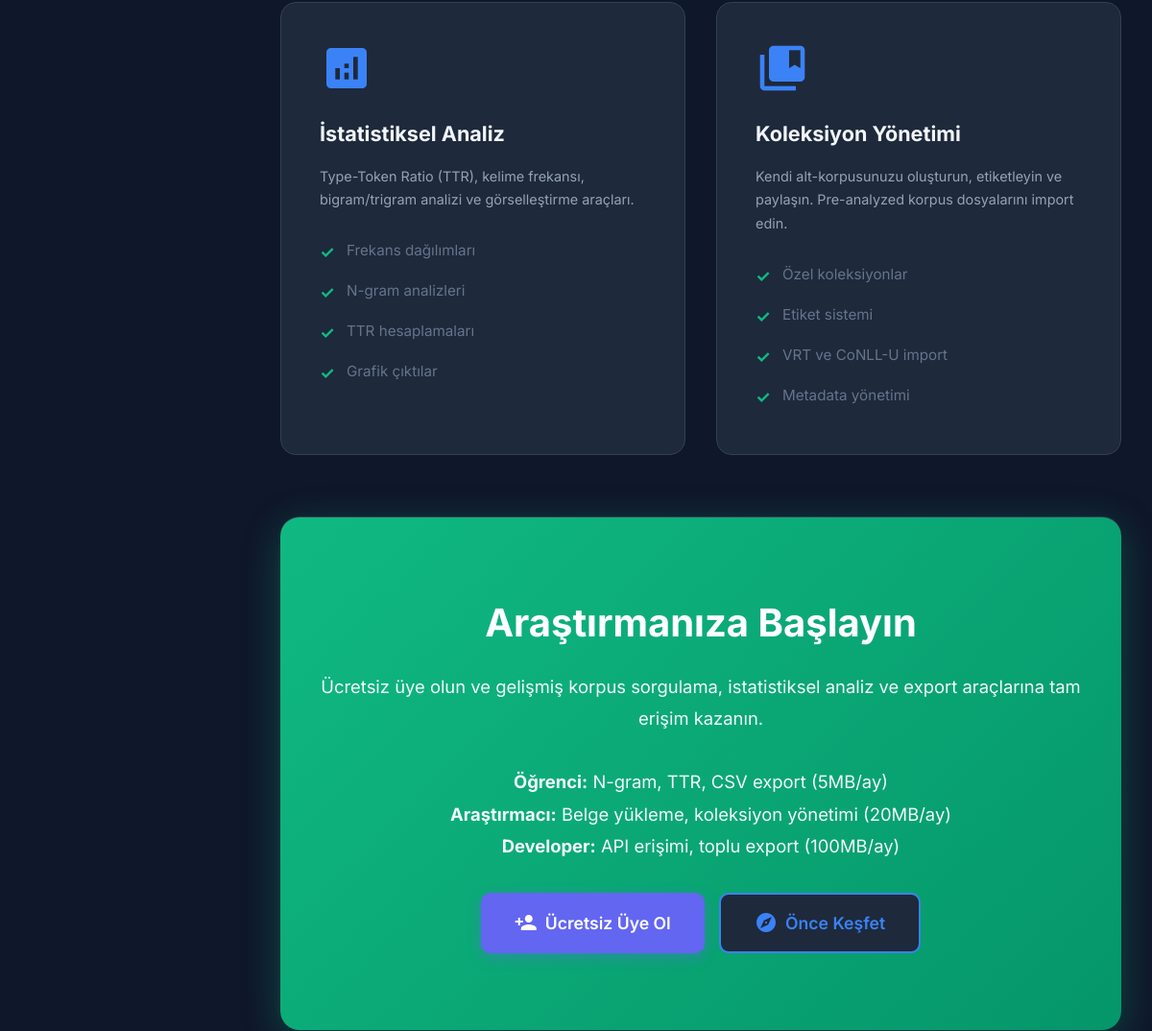
/tr/ (middle part), run on an earlier commit of the app's database.
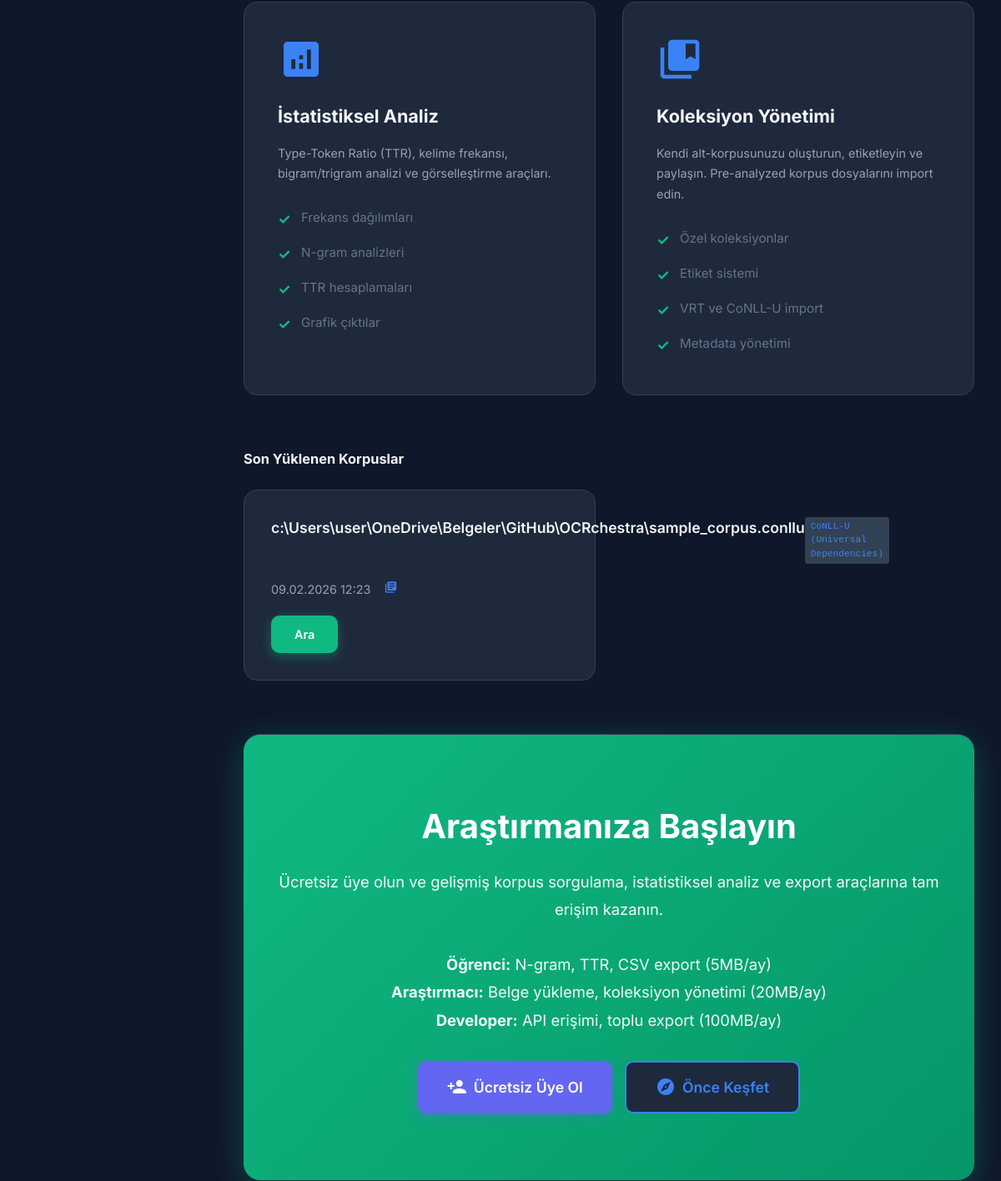
And on a later commit of the database.
### corpus/models.py (models this page shows, shortened)
class CorpusMetadata(models.Model):
    document = models.OneToOneField(
        Document,
        on_delete=models.CASCADE,
        related_name='corpus_metadata',
        verbose_name="Belge"
    )
    FORMAT_CHOICES = [
        ('vrt', 'VRT (Corpus Workbench)'),
        ('conllu', 'CoNLL-U (Universal Dependencies)'),
        ('plain', 'Plain Text'),
    ]
    source_format = models.CharField(
        max_length=20,
        choices=FORMAT_CHOICES,
        verbose_name="Kaynak Format"
    )
    global_metadata = models.JSONField(
        default=dict,
        blank=True,
        verbose_name="Global Metadata",
        help_text="Document-level attributes (author, date, genre, etc.)"
    )
    structural_annotations = models.JSONField(
        default=dict,
        blank=True,
        verbose_name="Yapısal Anotasyonlar",
        help_text="Paragraph, section, speaker information"
    )
    imported_at = models.DateTimeField(
        auto_now_add=True,
        verbose_name="İmport Tarihi"
    )
    imported_by = models.ForeignKey(
        User,
        on_delete=models.SET_NULL,
        null=True,
        blank=True,
        verbose_name="İmport Eden"
    )
    original_filename = models.CharField(
        max_length=500,
        verbose_name="Orijinal Dosya Adı"
    )
    file_hash = models.CharField(
        max_length=64,
        unique=True,
        verbose_name="Dosya Hash (SHA256)",
        help_text="Duplicate detection"
    )
    sentence_count = models.IntegerField(
        default=0,
        verbose_name="Cümle Sayısı"
    )
    unique_lemmas = models.IntegerField(
        default=0,
        verbose_name="Benzersiz Lemma Sayısı"
    )
    unique_forms = models.IntegerField(
        default=0,
        verbose_name="Benzersiz Form Sayısı"
    )
    class Meta:
        verbose_name = "Korpus Metadata"
        verbose_name_plural = "Korpus Metadata"

### corpus/views.py (the view)
# urls.py: path('', views.home_view, name='home'),
def home_view(request):
    from .models import Token, Sentence, CorpusMetadata
    total_corpora = CorpusMetadata.objects.count()
    total_documents = Document.objects.count()
    total_tokens = Token.objects.count()
    total_sentences = Sentence.objects.count()
    recent_corpora = CorpusMetadata.objects.select_related('document').all().order_by('-imported_at')[:4]
    total_collections = Collection.objects.count()
    from django.db.models import Count
    popular_tags = Tag.objects.annotate(
        doc_count=Count('documents')
    ).filter(doc_count__gt=0).order_by('-doc_count')[:10]
    context = {
        'total_corpora': total_corpora,
        'total_documents': total_documents,
        'total_tokens': total_tokens,
        'total_sentences': total_sentences,
        'total_collections': total_collections,
        'recent_corpora': recent_corpora,
        'popular_tags': popular_tags,
        'active_tab': 'home'
    }
    return render(request, 'corpus/home.html', context)

### corpus/templatetags/corpus_extras.py (called while the page is built)
@register.filter
def basename(value):
    if not value:
        return ''
    return os.path.basename(str(value))

### templates/corpus/home.html (shortened to what the changed rows need)
{% extends "corpus/base.html" %}
{% load i18n %}
{% load corpus_extras %}
{% block content %}
            {% load auth_extras %}
{% if recent_corpora %}
<section class="recent-section">
    <h3 style="color:var(--text-main); margin-bottom:1.5rem;">Son Yüklenen Korpuslar</h3>
    <div class="recent-grid">
        {% for corpus in recent_corpora %}
        <div class="recent-card">
            <div class="recent-header">
                <h4>{{ corpus.original_filename|basename }}</h4>
                <span class="format-badge">{{ corpus.get_source_format_display }}</span>
            </div>
            <div class="recent-meta">
                <span>{{ corpus.imported_at|date:"d.m.Y H:i" }}</span>
                <span class="material-icons" style="color:var(--accent-primary); font-size:1rem;">library_books</span>
            </div>
            <a href="{% url 'corpus:corpus_search' %}?corpus={{ corpus.id }}"
                class="btn btn-secondary btn-small">Ara</a>
        </div>
        {% endfor %}
    </div>
</section>
{% endif %}
{% load auth_extras %}
{% if user.is_authenticated %}
<section class="cta-section" role="region" aria-labelledby="cta-heading">
    <h2 id="cta-heading">Korpusta Arama Yapın</h2>
    <p>Dilbilimsel açıklamalı korpus dosyalarında gelişmiş sorgulama araçlarıyla lemma, POS etiketi ve bağımlılık
        ilişkilerine dayalı aramalar yapın.</p>
    <div style="display: flex; gap: 15px; justify-content: center; margin-top: 25px; flex-wrap: wrap;">
        <a href="{% url 'corpus:corpus_search' %}" class="btn btn-primary btn-large" aria-label="KWIC konkordans arama">
            <span class="material-icons" aria-hidden="true">search</span>
            <span>KWIC Arama</span>
        </a>
        <a href="{% url 'corpus:collocation' %}" class="btn btn-outline btn-large"
            style="background: var(--bg-surface); color: var(--accent-primary); border-color: var(--accent-primary);"
            aria-label="Kollokasyon analizi">
            <span class="material-icons" aria-hidden="true">grain</span>
            <span>Kollokasyon</span>
        </a>
        <a href="{% url 'corpus:ngram' %}" class="btn btn-outline btn-large"
            style="background: var(--bg-surface); color: var(--accent-success); border-color: var(--accent-success);"
            aria-label="N-gram analizi">
            <span class="material-icons" aria-hidden="true">view_module</span>
            <span>N-gram</span>
        </a>
        <a href="{% url 'corpus:frequency' %}" class="btn btn-outline btn-large"
            style="background: var(--bg-surface); color: var(--accent-warning); border-color: var(--accent-warning);"
            aria-label="Frekans analizi">
            <span class="material-icons" aria-hidden="true">bar_chart</span>
            <span>Frekans</span>
        </a>
    </div>
</section>
{% else %}
<section class="cta-section" role="region" aria-labelledby="cta-heading">
    <h2 id="cta-heading">Araştırmanıza Başlayın</h2>
</section>
{% endif %}
{% endblock %}

What changed in the data, as far as the page shows it:
added CorpusMetadata: original_filename|basename "c:\\Users\\user\\OneDrive\\Belgeler\\GitHub\\OCRchestra\\sample_corpus.conllu", source_format "CoNLL-U (Universal Dependencies)", imported_at "09.02.2026 12:23"
Also different on the page:
text now shown: "Son Yüklenen Korpuslar"
